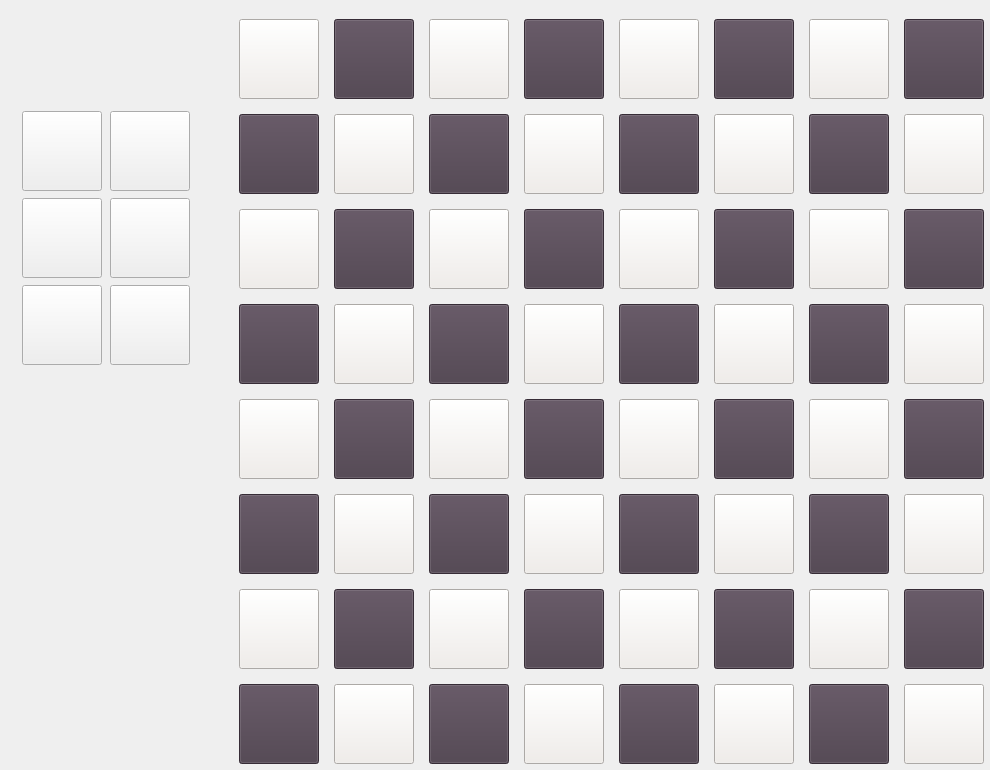
<?xml version="1.0" encoding="UTF-8"?>
<ui version="4.0">
 <class>ChessWindow</class>
 <widget class="QMainWindow" name="ChessWindow">
  <property name="geometry">
   <rect>
    <x>0</x>
    <y>0</y>
    <width>990</width>
    <height>770</height>
   </rect>
  </property>
  <property name="minimumSize">
   <size>
    <width>990</width>
    <height>770</height>
   </size>
  </property>
  <property name="maximumSize">
   <size>
    <width>990</width>
    <height>770</height>
   </size>
  </property>
  <property name="windowTitle">
   <string>let's play chess!</string>
  </property>
  <widget class="QWidget" name="centralwidget">
   <widget class="QWidget" name="gridLayoutWidget">
    <property name="geometry">
     <rect>
      <x>230</x>
      <y>10</y>
      <width>770</width>
      <height>770</height>
     </rect>
    </property>
    <layout class="QGridLayout" name="gridLayout">
     <item row="1" column="3">
      <widget class="QPushButton" name="pushButton13">
       <property name="minimumSize">
        <size>
         <width>80</width>
         <height>80</height>
        </size>
       </property>
       <property name="maximumSize">
        <size>
         <width>80</width>
         <height>80</height>
        </size>
       </property>
       <property name="styleSheet">
        <string notr="true">background-color:rgb(241, 237, 233)</string>
       </property>
       <property name="text">
        <string/>
       </property>
       <property name="checkable">
        <bool>false</bool>
       </property>
      </widget>
     </item>
     <item row="5" column="5">
      <widget class="QPushButton" name="pushButton55">
       <property name="minimumSize">
        <size>
         <width>80</width>
         <height>80</height>
        </size>
       </property>
       <property name="maximumSize">
        <size>
         <width>80</width>
         <height>80</height>
        </size>
       </property>
       <property name="styleSheet">
        <string notr="true">background-color:rgb(241, 237, 233)</string>
       </property>
       <property name="text">
        <string/>
       </property>
       <property name="checkable">
        <bool>false</bool>
       </property>
      </widget>
     </item>
     <item row="1" column="1">
      <widget class="QPushButton" name="pushButton11">
       <property name="minimumSize">
        <size>
         <width>80</width>
         <height>80</height>
        </size>
       </property>
       <property name="maximumSize">
        <size>
         <width>80</width>
         <height>80</height>
        </size>
       </property>
       <property name="styleSheet">
        <string notr="true">background-color:rgb(241, 237, 233)</string>
       </property>
       <property name="text">
        <string/>
       </property>
       <property name="checkable">
        <bool>false</bool>
       </property>
      </widget>
     </item>
     <item row="3" column="2">
      <widget class="QPushButton" name="pushButton32">
       <property name="minimumSize">
        <size>
         <width>80</width>
         <height>80</height>
        </size>
       </property>
       <property name="maximumSize">
        <size>
         <width>80</width>
         <height>80</height>
        </size>
       </property>
       <property name="styleSheet">
        <string notr="true">background-color:rgb(75, 62, 75)</string>
       </property>
       <property name="text">
        <string/>
       </property>
       <property name="checkable">
        <bool>false</bool>
       </property>
      </widget>
     </item>
     <item row="6" column="2">
      <widget class="QPushButton" name="pushButton62">
       <property name="minimumSize">
        <size>
         <width>80</width>
         <height>80</height>
        </size>
       </property>
       <property name="maximumSize">
        <size>
         <width>80</width>
         <height>80</height>
        </size>
       </property>
       <property name="styleSheet">
        <string notr="true">background-color:rgb(241, 237, 233)</string>
       </property>
       <property name="text">
        <string/>
       </property>
       <property name="checkable">
        <bool>false</bool>
       </property>
      </widget>
     </item>
     <item row="7" column="1">
      <widget class="QPushButton" name="pushButton71">
       <property name="minimumSize">
        <size>
         <width>80</width>
         <height>80</height>
        </size>
       </property>
       <property name="maximumSize">
        <size>
         <width>80</width>
         <height>80</height>
        </size>
       </property>
       <property name="styleSheet">
        <string notr="true">background-color:rgb(241, 237, 233)</string>
       </property>
       <property name="text">
        <string/>
       </property>
       <property name="checkable">
        <bool>false</bool>
       </property>
      </widget>
     </item>
     <item row="4" column="5">
      <widget class="QPushButton" name="pushButton45">
       <property name="minimumSize">
        <size>
         <width>80</width>
         <height>80</height>
        </size>
       </property>
       <property name="maximumSize">
        <size>
         <width>80</width>
         <height>80</height>
        </size>
       </property>
       <property name="styleSheet">
        <string notr="true">background-color:rgb(75, 62, 75)</string>
       </property>
       <property name="text">
        <string/>
       </property>
       <property name="checkable">
        <bool>false</bool>
       </property>
      </widget>
     </item>
     <item row="0" column="6">
      <widget class="QPushButton" name="pushButton06">
       <property name="minimumSize">
        <size>
         <width>80</width>
         <height>80</height>
        </size>
       </property>
       <property name="maximumSize">
        <size>
         <width>80</width>
         <height>80</height>
        </size>
       </property>
       <property name="styleSheet">
        <string notr="true">background-color:rgb(241, 237, 233)</string>
       </property>
       <property name="text">
        <string/>
       </property>
       <property name="checkable">
        <bool>false</bool>
       </property>
      </widget>
     </item>
     <item row="5" column="1">
      <widget class="QPushButton" name="pushButton51">
       <property name="minimumSize">
        <size>
         <width>80</width>
         <height>80</height>
        </size>
       </property>
       <property name="maximumSize">
        <size>
         <width>80</width>
         <height>80</height>
        </size>
       </property>
       <property name="styleSheet">
        <string notr="true">background-color:rgb(241, 237, 233)</string>
       </property>
       <property name="text">
        <string/>
       </property>
       <property name="checkable">
        <bool>false</bool>
       </property>
      </widget>
     </item>
     <item row="0" column="2">
      <widget class="QPushButton" name="pushButton02">
       <property name="minimumSize">
        <size>
         <width>80</width>
         <height>80</height>
        </size>
       </property>
       <property name="maximumSize">
        <size>
         <width>80</width>
         <height>80</height>
        </size>
       </property>
       <property name="styleSheet">
        <string notr="true">background-color:rgb(241, 237, 233)</string>
       </property>
       <property name="text">
        <string/>
       </property>
       <property name="checkable">
        <bool>false</bool>
       </property>
      </widget>
     </item>
     <item row="6" column="4">
      <widget class="QPushButton" name="pushButton64">
       <property name="minimumSize">
        <size>
         <width>80</width>
         <height>80</height>
        </size>
       </property>
       <property name="maximumSize">
        <size>
         <width>80</width>
         <height>80</height>
        </size>
       </property>
       <property name="styleSheet">
        <string notr="true">background-color:rgb(241, 237, 233)</string>
       </property>
       <property name="text">
        <string/>
       </property>
       <property name="checkable">
        <bool>false</bool>
       </property>
      </widget>
     </item>
     <item row="0" column="7">
      <widget class="QPushButton" name="pushButton07">
       <property name="minimumSize">
        <size>
         <width>80</width>
         <height>80</height>
        </size>
       </property>
       <property name="maximumSize">
        <size>
         <width>80</width>
         <height>80</height>
        </size>
       </property>
       <property name="styleSheet">
        <string notr="true">background-color:rgb(75, 62, 75)</string>
       </property>
       <property name="text">
        <string/>
       </property>
       <property name="checkable">
        <bool>false</bool>
       </property>
      </widget>
     </item>
     <item row="1" column="6">
      <widget class="QPushButton" name="pushButton16">
       <property name="minimumSize">
        <size>
         <width>80</width>
         <height>80</height>
        </size>
       </property>
       <property name="maximumSize">
        <size>
         <width>80</width>
         <height>80</height>
        </size>
       </property>
       <property name="styleSheet">
        <string notr="true">background-color:rgb(75, 62, 75)</string>
       </property>
       <property name="text">
        <string/>
       </property>
       <property name="checkable">
        <bool>false</bool>
       </property>
      </widget>
     </item>
     <item row="2" column="5">
      <widget class="QPushButton" name="pushButton25">
       <property name="minimumSize">
        <size>
         <width>80</width>
         <height>80</height>
        </size>
       </property>
       <property name="maximumSize">
        <size>
         <width>80</width>
         <height>80</height>
        </size>
       </property>
       <property name="styleSheet">
        <string notr="true">background-color:rgb(75, 62, 75)</string>
       </property>
       <property name="text">
        <string/>
       </property>
       <property name="checkable">
        <bool>false</bool>
       </property>
      </widget>
     </item>
     <item row="4" column="3">
      <widget class="QPushButton" name="pushButton43">
       <property name="minimumSize">
        <size>
         <width>80</width>
         <height>80</height>
        </size>
       </property>
       <property name="maximumSize">
        <size>
         <width>80</width>
         <height>80</height>
        </size>
       </property>
       <property name="styleSheet">
        <string notr="true">background-color:rgb(75, 62, 75)</string>
       </property>
       <property name="text">
        <string/>
       </property>
       <property name="checkable">
        <bool>false</bool>
       </property>
      </widget>
     </item>
     <item row="5" column="0">
      <widget class="QPushButton" name="pushButton50">
       <property name="minimumSize">
        <size>
         <width>80</width>
         <height>80</height>
        </size>
       </property>
       <property name="maximumSize">
        <size>
         <width>80</width>
         <height>80</height>
        </size>
       </property>
       <property name="styleSheet">
        <string notr="true">background-color:rgb(75, 62, 75)</string>
       </property>
       <property name="text">
        <string/>
       </property>
       <property name="checkable">
        <bool>false</bool>
       </property>
      </widget>
     </item>
     <item row="0" column="3">
      <widget class="QPushButton" name="pushButton03">
       <property name="minimumSize">
        <size>
         <width>80</width>
         <height>80</height>
        </size>
       </property>
       <property name="maximumSize">
        <size>
         <width>80</width>
         <height>80</height>
        </size>
       </property>
       <property name="styleSheet">
        <string notr="true">background-color:rgb(75, 62, 75)</string>
       </property>
       <property name="text">
        <string/>
       </property>
       <property name="checkable">
        <bool>false</bool>
       </property>
      </widget>
     </item>
     <item row="2" column="7">
      <widget class="QPushButton" name="pushButton27">
       <property name="minimumSize">
        <size>
         <width>80</width>
         <height>80</height>
        </size>
       </property>
       <property name="maximumSize">
        <size>
         <width>80</width>
         <height>80</height>
        </size>
       </property>
       <property name="styleSheet">
        <string notr="true">background-color:rgb(75, 62, 75)</string>
       </property>
       <property name="text">
        <string/>
       </property>
       <property name="checkable">
        <bool>false</bool>
       </property>
      </widget>
     </item>
     <item row="7" column="2">
      <widget class="QPushButton" name="pushButton72">
       <property name="minimumSize">
        <size>
         <width>80</width>
         <height>80</height>
        </size>
       </property>
       <property name="maximumSize">
        <size>
         <width>80</width>
         <height>80</height>
        </size>
       </property>
       <property name="styleSheet">
        <string notr="true">background-color:rgb(75, 62, 75)</string>
       </property>
       <property name="text">
        <string/>
       </property>
       <property name="checkable">
        <bool>false</bool>
       </property>
      </widget>
     </item>
     <item row="5" column="3">
      <widget class="QPushButton" name="pushButton53">
       <property name="minimumSize">
        <size>
         <width>80</width>
         <height>80</height>
        </size>
       </property>
       <property name="maximumSize">
        <size>
         <width>80</width>
         <height>80</height>
        </size>
       </property>
       <property name="styleSheet">
        <string notr="true">background-color:rgb(241, 237, 233)</string>
       </property>
       <property name="text">
        <string/>
       </property>
       <property name="checkable">
        <bool>false</bool>
       </property>
      </widget>
     </item>
     <item row="0" column="5">
      <widget class="QPushButton" name="pushButton05">
       <property name="minimumSize">
        <size>
         <width>80</width>
         <height>80</height>
        </size>
       </property>
       <property name="maximumSize">
        <size>
         <width>80</width>
         <height>80</height>
        </size>
       </property>
       <property name="styleSheet">
        <string notr="true">background-color:rgb(75, 62, 75)</string>
       </property>
       <property name="text">
        <string/>
       </property>
       <property name="checkable">
        <bool>false</bool>
       </property>
      </widget>
     </item>
     <item row="4" column="7">
      <widget class="QPushButton" name="pushButton47">
       <property name="minimumSize">
        <size>
         <width>80</width>
         <height>80</height>
        </size>
       </property>
       <property name="maximumSize">
        <size>
         <width>80</width>
         <height>80</height>
        </size>
       </property>
       <property name="styleSheet">
        <string notr="true">background-color:rgb(75, 62, 75)</string>
       </property>
       <property name="text">
        <string/>
       </property>
       <property name="checkable">
        <bool>false</bool>
       </property>
      </widget>
     </item>
     <item row="3" column="1">
      <widget class="QPushButton" name="pushButton31">
       <property name="minimumSize">
        <size>
         <width>80</width>
         <height>80</height>
        </size>
       </property>
       <property name="maximumSize">
        <size>
         <width>80</width>
         <height>80</height>
        </size>
       </property>
       <property name="styleSheet">
        <string notr="true">background-color:rgb(241, 237, 233)</string>
       </property>
       <property name="text">
        <string/>
       </property>
       <property name="checkable">
        <bool>false</bool>
       </property>
      </widget>
     </item>
     <item row="2" column="2">
      <widget class="QPushButton" name="pushButton22">
       <property name="minimumSize">
        <size>
         <width>80</width>
         <height>80</height>
        </size>
       </property>
       <property name="maximumSize">
        <size>
         <width>80</width>
         <height>80</height>
        </size>
       </property>
       <property name="styleSheet">
        <string notr="true">background-color:rgb(241, 237, 233)</string>
       </property>
       <property name="text">
        <string/>
       </property>
       <property name="checkable">
        <bool>false</bool>
       </property>
      </widget>
     </item>
     <item row="5" column="6">
      <widget class="QPushButton" name="pushButton56">
       <property name="minimumSize">
        <size>
         <width>80</width>
         <height>80</height>
        </size>
       </property>
       <property name="maximumSize">
        <size>
         <width>80</width>
         <height>80</height>
        </size>
       </property>
       <property name="styleSheet">
        <string notr="true">background-color:rgb(75, 62, 75)</string>
       </property>
       <property name="text">
        <string/>
       </property>
       <property name="checkable">
        <bool>false</bool>
       </property>
      </widget>
     </item>
     <item row="6" column="5">
      <widget class="QPushButton" name="pushButton65">
       <property name="minimumSize">
        <size>
         <width>80</width>
         <height>80</height>
        </size>
       </property>
       <property name="maximumSize">
        <size>
         <width>80</width>
         <height>80</height>
        </size>
       </property>
       <property name="styleSheet">
        <string notr="true">background-color:rgb(75, 62, 75)</string>
       </property>
       <property name="text">
        <string/>
       </property>
       <property name="checkable">
        <bool>false</bool>
       </property>
      </widget>
     </item>
     <item row="6" column="0">
      <widget class="QPushButton" name="pushButton60">
       <property name="minimumSize">
        <size>
         <width>80</width>
         <height>80</height>
        </size>
       </property>
       <property name="maximumSize">
        <size>
         <width>80</width>
         <height>80</height>
        </size>
       </property>
       <property name="styleSheet">
        <string notr="true">background-color:rgb(241, 237, 233)</string>
       </property>
       <property name="text">
        <string/>
       </property>
       <property name="checkable">
        <bool>false</bool>
       </property>
      </widget>
     </item>
     <item row="4" column="0">
      <widget class="QPushButton" name="pushButton40">
       <property name="minimumSize">
        <size>
         <width>80</width>
         <height>80</height>
        </size>
       </property>
       <property name="maximumSize">
        <size>
         <width>80</width>
         <height>80</height>
        </size>
       </property>
       <property name="styleSheet">
        <string notr="true">background-color:rgb(241, 237, 233)</string>
       </property>
       <property name="text">
        <string/>
       </property>
       <property name="checkable">
        <bool>false</bool>
       </property>
      </widget>
     </item>
     <item row="2" column="0">
      <widget class="QPushButton" name="pushButton20">
       <property name="minimumSize">
        <size>
         <width>80</width>
         <height>80</height>
        </size>
       </property>
       <property name="maximumSize">
        <size>
         <width>80</width>
         <height>80</height>
        </size>
       </property>
       <property name="styleSheet">
        <string notr="true">background-color:rgb(241, 237, 233)</string>
       </property>
       <property name="text">
        <string/>
       </property>
       <property name="checkable">
        <bool>false</bool>
       </property>
      </widget>
     </item>
     <item row="5" column="2">
      <widget class="QPushButton" name="pushButton52">
       <property name="minimumSize">
        <size>
         <width>80</width>
         <height>80</height>
        </size>
       </property>
       <property name="maximumSize">
        <size>
         <width>80</width>
         <height>80</height>
        </size>
       </property>
       <property name="styleSheet">
        <string notr="true">background-color:rgb(75, 62, 75)</string>
       </property>
       <property name="text">
        <string/>
       </property>
       <property name="checkable">
        <bool>false</bool>
       </property>
      </widget>
     </item>
     <item row="1" column="0">
      <widget class="QPushButton" name="pushButton10">
       <property name="minimumSize">
        <size>
         <width>80</width>
         <height>80</height>
        </size>
       </property>
       <property name="maximumSize">
        <size>
         <width>80</width>
         <height>80</height>
        </size>
       </property>
       <property name="styleSheet">
        <string notr="true">background-color:rgb(75, 62, 75)</string>
       </property>
       <property name="text">
        <string/>
       </property>
       <property name="checkable">
        <bool>false</bool>
       </property>
      </widget>
     </item>
     <item row="7" column="3">
      <widget class="QPushButton" name="pushButton73">
       <property name="minimumSize">
        <size>
         <width>80</width>
         <height>80</height>
        </size>
       </property>
       <property name="maximumSize">
        <size>
         <width>80</width>
         <height>80</height>
        </size>
       </property>
       <property name="styleSheet">
        <string notr="true">background-color:rgb(241, 237, 233)</string>
       </property>
       <property name="text">
        <string/>
       </property>
       <property name="checkable">
        <bool>false</bool>
       </property>
      </widget>
     </item>
     <item row="2" column="1">
      <widget class="QPushButton" name="pushButton21">
       <property name="minimumSize">
        <size>
         <width>80</width>
         <height>80</height>
        </size>
       </property>
       <property name="maximumSize">
        <size>
         <width>80</width>
         <height>80</height>
        </size>
       </property>
       <property name="styleSheet">
        <string notr="true">background-color:rgb(75, 62, 75)</string>
       </property>
       <property name="text">
        <string/>
       </property>
       <property name="checkable">
        <bool>false</bool>
       </property>
      </widget>
     </item>
     <item row="6" column="6">
      <widget class="QPushButton" name="pushButton66">
       <property name="minimumSize">
        <size>
         <width>80</width>
         <height>80</height>
        </size>
       </property>
       <property name="maximumSize">
        <size>
         <width>80</width>
         <height>80</height>
        </size>
       </property>
       <property name="styleSheet">
        <string notr="true">background-color:rgb(241, 237, 233)</string>
       </property>
       <property name="text">
        <string/>
       </property>
       <property name="checkable">
        <bool>false</bool>
       </property>
      </widget>
     </item>
     <item row="1" column="4">
      <widget class="QPushButton" name="pushButton14">
       <property name="minimumSize">
        <size>
         <width>80</width>
         <height>80</height>
        </size>
       </property>
       <property name="maximumSize">
        <size>
         <width>80</width>
         <height>80</height>
        </size>
       </property>
       <property name="styleSheet">
        <string notr="true">background-color:rgb(75, 62, 75)</string>
       </property>
       <property name="text">
        <string/>
       </property>
       <property name="checkable">
        <bool>false</bool>
       </property>
      </widget>
     </item>
     <item row="7" column="5">
      <widget class="QPushButton" name="pushButton75">
       <property name="minimumSize">
        <size>
         <width>80</width>
         <height>80</height>
        </size>
       </property>
       <property name="maximumSize">
        <size>
         <width>80</width>
         <height>80</height>
        </size>
       </property>
       <property name="styleSheet">
        <string notr="true">background-color:rgb(241, 237, 233)</string>
       </property>
       <property name="text">
        <string/>
       </property>
       <property name="checkable">
        <bool>false</bool>
       </property>
      </widget>
     </item>
     <item row="6" column="3">
      <widget class="QPushButton" name="pushButton63">
       <property name="minimumSize">
        <size>
         <width>80</width>
         <height>80</height>
        </size>
       </property>
       <property name="maximumSize">
        <size>
         <width>80</width>
         <height>80</height>
        </size>
       </property>
       <property name="styleSheet">
        <string notr="true">background-color:rgb(75, 62, 75)</string>
       </property>
       <property name="text">
        <string/>
       </property>
       <property name="checkable">
        <bool>false</bool>
       </property>
      </widget>
     </item>
     <item row="0" column="4">
      <widget class="QPushButton" name="pushButton04">
       <property name="minimumSize">
        <size>
         <width>80</width>
         <height>80</height>
        </size>
       </property>
       <property name="maximumSize">
        <size>
         <width>80</width>
         <height>80</height>
        </size>
       </property>
       <property name="styleSheet">
        <string notr="true">background-color:rgb(241, 237, 233)</string>
       </property>
       <property name="text">
        <string/>
       </property>
       <property name="checkable">
        <bool>false</bool>
       </property>
      </widget>
     </item>
     <item row="1" column="7">
      <widget class="QPushButton" name="pushButton17">
       <property name="minimumSize">
        <size>
         <width>80</width>
         <height>80</height>
        </size>
       </property>
       <property name="maximumSize">
        <size>
         <width>80</width>
         <height>80</height>
        </size>
       </property>
       <property name="styleSheet">
        <string notr="true">background-color:rgb(241, 237, 233)</string>
       </property>
       <property name="text">
        <string/>
       </property>
       <property name="checkable">
        <bool>false</bool>
       </property>
      </widget>
     </item>
     <item row="7" column="0">
      <widget class="QPushButton" name="pushButton70">
       <property name="minimumSize">
        <size>
         <width>80</width>
         <height>80</height>
        </size>
       </property>
       <property name="maximumSize">
        <size>
         <width>80</width>
         <height>80</height>
        </size>
       </property>
       <property name="styleSheet">
        <string notr="true">background-color:rgb(75, 62, 75)</string>
       </property>
       <property name="text">
        <string/>
       </property>
       <property name="checkable">
        <bool>false</bool>
       </property>
      </widget>
     </item>
     <item row="6" column="1">
      <widget class="QPushButton" name="pushButton61">
       <property name="minimumSize">
        <size>
         <width>80</width>
         <height>80</height>
        </size>
       </property>
       <property name="maximumSize">
        <size>
         <width>80</width>
         <height>80</height>
        </size>
       </property>
       <property name="styleSheet">
        <string notr="true">background-color:rgb(75, 62, 75)</string>
       </property>
       <property name="text">
        <string/>
       </property>
       <property name="checkable">
        <bool>false</bool>
       </property>
      </widget>
     </item>
     <item row="2" column="6">
      <widget class="QPushButton" name="pushButton26">
       <property name="minimumSize">
        <size>
         <width>80</width>
         <height>80</height>
        </size>
       </property>
       <property name="maximumSize">
        <size>
         <width>80</width>
         <height>80</height>
        </size>
       </property>
       <property name="styleSheet">
        <string notr="true">background-color:rgb(241, 237, 233)</string>
       </property>
       <property name="text">
        <string/>
       </property>
       <property name="checkable">
        <bool>false</bool>
       </property>
      </widget>
     </item>
     <item row="3" column="5">
      <widget class="QPushButton" name="pushButton35">
       <property name="minimumSize">
        <size>
         <width>80</width>
         <height>80</height>
        </size>
       </property>
       <property name="maximumSize">
        <size>
         <width>80</width>
         <height>80</height>
        </size>
       </property>
       <property name="styleSheet">
        <string notr="true">background-color:rgb(241, 237, 233)</string>
       </property>
       <property name="text">
        <string/>
       </property>
       <property name="checkable">
        <bool>false</bool>
       </property>
      </widget>
     </item>
     <item row="1" column="5">
      <widget class="QPushButton" name="pushButton15">
       <property name="minimumSize">
        <size>
         <width>80</width>
         <height>80</height>
        </size>
       </property>
       <property name="maximumSize">
        <size>
         <width>80</width>
         <height>80</height>
        </size>
       </property>
       <property name="styleSheet">
        <string notr="true">background-color:rgb(241, 237, 233)</string>
       </property>
       <property name="text">
        <string/>
       </property>
       <property name="checkable">
        <bool>false</bool>
       </property>
      </widget>
     </item>
     <item row="0" column="1">
      <widget class="QPushButton" name="pushButton01">
       <property name="minimumSize">
        <size>
         <width>80</width>
         <height>80</height>
        </size>
       </property>
       <property name="maximumSize">
        <size>
         <width>80</width>
         <height>80</height>
        </size>
       </property>
       <property name="styleSheet">
        <string notr="true">background-color:rgb(75, 62, 75)</string>
       </property>
       <property name="text">
        <string/>
       </property>
       <property name="checkable">
        <bool>false</bool>
       </property>
      </widget>
     </item>
     <item row="3" column="6">
      <widget class="QPushButton" name="pushButton36">
       <property name="minimumSize">
        <size>
         <width>80</width>
         <height>80</height>
        </size>
       </property>
       <property name="maximumSize">
        <size>
         <width>80</width>
         <height>80</height>
        </size>
       </property>
       <property name="styleSheet">
        <string notr="true">background-color:rgb(75, 62, 75)</string>
       </property>
       <property name="text">
        <string/>
       </property>
       <property name="checkable">
        <bool>false</bool>
       </property>
      </widget>
     </item>
     <item row="4" column="1">
      <widget class="QPushButton" name="pushButton41">
       <property name="minimumSize">
        <size>
         <width>80</width>
         <height>80</height>
        </size>
       </property>
       <property name="maximumSize">
        <size>
         <width>80</width>
         <height>80</height>
        </size>
       </property>
       <property name="styleSheet">
        <string notr="true">background-color:rgb(75, 62, 75)</string>
       </property>
       <property name="text">
        <string/>
       </property>
       <property name="checkable">
        <bool>false</bool>
       </property>
      </widget>
     </item>
     <item row="5" column="4">
      <widget class="QPushButton" name="pushButton54">
       <property name="minimumSize">
        <size>
         <width>80</width>
         <height>80</height>
        </size>
       </property>
       <property name="maximumSize">
        <size>
         <width>80</width>
         <height>80</height>
        </size>
       </property>
       <property name="styleSheet">
        <string notr="true">background-color:rgb(75, 62, 75)</string>
       </property>
       <property name="text">
        <string/>
       </property>
       <property name="checkable">
        <bool>false</bool>
       </property>
      </widget>
     </item>
     <item row="3" column="4">
      <widget class="QPushButton" name="pushButton34">
       <property name="minimumSize">
        <size>
         <width>80</width>
         <height>80</height>
        </size>
       </property>
       <property name="maximumSize">
        <size>
         <width>80</width>
         <height>80</height>
        </size>
       </property>
       <property name="styleSheet">
        <string notr="true">background-color:rgb(75, 62, 75)</string>
       </property>
       <property name="text">
        <string/>
       </property>
       <property name="checkable">
        <bool>false</bool>
       </property>
      </widget>
     </item>
     <item row="1" column="2">
      <widget class="QPushButton" name="pushButton12">
       <property name="minimumSize">
        <size>
         <width>80</width>
         <height>80</height>
        </size>
       </property>
       <property name="maximumSize">
        <size>
         <width>80</width>
         <height>80</height>
        </size>
       </property>
       <property name="styleSheet">
        <string notr="true">background-color:rgb(75, 62, 75)</string>
       </property>
       <property name="text">
        <string/>
       </property>
       <property name="checkable">
        <bool>false</bool>
       </property>
      </widget>
     </item>
     <item row="6" column="7">
      <widget class="QPushButton" name="pushButton67">
       <property name="minimumSize">
        <size>
         <width>80</width>
         <height>80</height>
        </size>
       </property>
       <property name="maximumSize">
        <size>
         <width>80</width>
         <height>80</height>
        </size>
       </property>
       <property name="styleSheet">
        <string notr="true">background-color:rgb(75, 62, 75)</string>
       </property>
       <property name="text">
        <string/>
       </property>
       <property name="checkable">
        <bool>false</bool>
       </property>
      </widget>
     </item>
     <item row="0" column="0">
      <widget class="QPushButton" name="pushButton00">
       <property name="minimumSize">
        <size>
         <width>80</width>
         <height>80</height>
        </size>
       </property>
       <property name="maximumSize">
        <size>
         <width>80</width>
         <height>80</height>
        </size>
       </property>
       <property name="styleSheet">
        <string notr="true">background-color:rgb(241, 237, 233)</string>
       </property>
       <property name="text">
        <string/>
       </property>
       <property name="checkable">
        <bool>false</bool>
       </property>
      </widget>
     </item>
     <item row="3" column="7">
      <widget class="QPushButton" name="pushButton37">
       <property name="minimumSize">
        <size>
         <width>80</width>
         <height>80</height>
        </size>
       </property>
       <property name="maximumSize">
        <size>
         <width>80</width>
         <height>80</height>
        </size>
       </property>
       <property name="styleSheet">
        <string notr="true">background-color:rgb(241, 237, 233)</string>
       </property>
       <property name="text">
        <string/>
       </property>
       <property name="checkable">
        <bool>false</bool>
       </property>
      </widget>
     </item>
     <item row="4" column="2">
      <widget class="QPushButton" name="pushButton42">
       <property name="minimumSize">
        <size>
         <width>80</width>
         <height>80</height>
        </size>
       </property>
       <property name="maximumSize">
        <size>
         <width>80</width>
         <height>80</height>
        </size>
       </property>
       <property name="styleSheet">
        <string notr="true">background-color:rgb(241, 237, 233)</string>
       </property>
       <property name="text">
        <string/>
       </property>
       <property name="checkable">
        <bool>false</bool>
       </property>
      </widget>
     </item>
     <item row="7" column="6">
      <widget class="QPushButton" name="pushButton76">
       <property name="minimumSize">
        <size>
         <width>80</width>
         <height>80</height>
        </size>
       </property>
       <property name="maximumSize">
        <size>
         <width>80</width>
         <height>80</height>
        </size>
       </property>
       <property name="styleSheet">
        <string notr="true">background-color:rgb(75, 62, 75)</string>
       </property>
       <property name="text">
        <string/>
       </property>
       <property name="checkable">
        <bool>false</bool>
       </property>
      </widget>
     </item>
     <item row="7" column="4">
      <widget class="QPushButton" name="pushButton74">
       <property name="minimumSize">
        <size>
         <width>80</width>
         <height>80</height>
        </size>
       </property>
       <property name="maximumSize">
        <size>
         <width>80</width>
         <height>80</height>
        </size>
       </property>
       <property name="styleSheet">
        <string notr="true">background-color:rgb(75, 62, 75)</string>
       </property>
       <property name="text">
        <string/>
       </property>
       <property name="checkable">
        <bool>false</bool>
       </property>
      </widget>
     </item>
     <item row="2" column="3">
      <widget class="QPushButton" name="pushButton23">
       <property name="minimumSize">
        <size>
         <width>80</width>
         <height>80</height>
        </size>
       </property>
       <property name="maximumSize">
        <size>
         <width>80</width>
         <height>80</height>
        </size>
       </property>
       <property name="styleSheet">
        <string notr="true">background-color:rgb(75, 62, 75)</string>
       </property>
       <property name="text">
        <string/>
       </property>
       <property name="checkable">
        <bool>false</bool>
       </property>
      </widget>
     </item>
     <item row="3" column="3">
      <widget class="QPushButton" name="pushButton33">
       <property name="minimumSize">
        <size>
         <width>80</width>
         <height>80</height>
        </size>
       </property>
       <property name="maximumSize">
        <size>
         <width>80</width>
         <height>80</height>
        </size>
       </property>
       <property name="styleSheet">
        <string notr="true">background-color:rgb(241, 237, 233)</string>
       </property>
       <property name="text">
        <string/>
       </property>
       <property name="checkable">
        <bool>false</bool>
       </property>
      </widget>
     </item>
     <item row="5" column="7">
      <widget class="QPushButton" name="pushButton57">
       <property name="minimumSize">
        <size>
         <width>80</width>
         <height>80</height>
        </size>
       </property>
       <property name="maximumSize">
        <size>
         <width>80</width>
         <height>80</height>
        </size>
       </property>
       <property name="styleSheet">
        <string notr="true">background-color:rgb(241, 237, 233)</string>
       </property>
       <property name="text">
        <string/>
       </property>
       <property name="checkable">
        <bool>false</bool>
       </property>
      </widget>
     </item>
     <item row="3" column="0">
      <widget class="QPushButton" name="pushButton30">
       <property name="minimumSize">
        <size>
         <width>80</width>
         <height>80</height>
        </size>
       </property>
       <property name="maximumSize">
        <size>
         <width>80</width>
         <height>80</height>
        </size>
       </property>
       <property name="styleSheet">
        <string notr="true">background-color:rgb(75, 62, 75)</string>
       </property>
       <property name="text">
        <string/>
       </property>
       <property name="checkable">
        <bool>false</bool>
       </property>
      </widget>
     </item>
     <item row="4" column="4">
      <widget class="QPushButton" name="pushButton44">
       <property name="minimumSize">
        <size>
         <width>80</width>
         <height>80</height>
        </size>
       </property>
       <property name="maximumSize">
        <size>
         <width>80</width>
         <height>80</height>
        </size>
       </property>
       <property name="styleSheet">
        <string notr="true">background-color:rgb(241, 237, 233)</string>
       </property>
       <property name="text">
        <string/>
       </property>
       <property name="checkable">
        <bool>false</bool>
       </property>
      </widget>
     </item>
     <item row="2" column="4">
      <widget class="QPushButton" name="pushButton24">
       <property name="minimumSize">
        <size>
         <width>80</width>
         <height>80</height>
        </size>
       </property>
       <property name="maximumSize">
        <size>
         <width>80</width>
         <height>80</height>
        </size>
       </property>
       <property name="styleSheet">
        <string notr="true">background-color:rgb(241, 237, 233)</string>
       </property>
       <property name="text">
        <string/>
       </property>
       <property name="checkable">
        <bool>false</bool>
       </property>
      </widget>
     </item>
     <item row="4" column="6">
      <widget class="QPushButton" name="pushButton46">
       <property name="minimumSize">
        <size>
         <width>80</width>
         <height>80</height>
        </size>
       </property>
       <property name="maximumSize">
        <size>
         <width>80</width>
         <height>80</height>
        </size>
       </property>
       <property name="styleSheet">
        <string notr="true">background-color:rgb(241, 237, 233)</string>
       </property>
       <property name="text">
        <string/>
       </property>
       <property name="checkable">
        <bool>false</bool>
       </property>
      </widget>
     </item>
     <item row="7" column="7">
      <widget class="QPushButton" name="pushButton77">
       <property name="minimumSize">
        <size>
         <width>80</width>
         <height>80</height>
        </size>
       </property>
       <property name="maximumSize">
        <size>
         <width>80</width>
         <height>80</height>
        </size>
       </property>
       <property name="styleSheet">
        <string notr="true">background-color:rgb(241, 237, 233)</string>
       </property>
       <property name="text">
        <string/>
       </property>
       <property name="checkable">
        <bool>false</bool>
       </property>
      </widget>
     </item>
    </layout>
   </widget>
   <widget class="QWidget" name="horizontalLayoutWidget">
    <property name="geometry">
     <rect>
      <x>20</x>
      <y>110</y>
      <width>172</width>
      <height>256</height>
     </rect>
    </property>
    <layout class="QHBoxLayout" name="horizontalLayout_3">
     <item>
      <layout class="QVBoxLayout" name="verticalLayout_3">
       <item>
        <widget class="QPushButton" name="pieceChoice1">
         <property name="minimumSize">
          <size>
           <width>80</width>
           <height>80</height>
          </size>
         </property>
         <property name="maximumSize">
          <size>
           <width>80</width>
           <height>80</height>
          </size>
         </property>
         <property name="styleSheet">
          <string notr="true"/>
         </property>
         <property name="text">
          <string/>
         </property>
         <property name="checkable">
          <bool>false</bool>
         </property>
        </widget>
       </item>
       <item>
        <widget class="QPushButton" name="pieceChoice2">
         <property name="minimumSize">
          <size>
           <width>80</width>
           <height>80</height>
          </size>
         </property>
         <property name="maximumSize">
          <size>
           <width>80</width>
           <height>80</height>
          </size>
         </property>
         <property name="styleSheet">
          <string notr="true"/>
         </property>
         <property name="text">
          <string/>
         </property>
         <property name="checkable">
          <bool>false</bool>
         </property>
        </widget>
       </item>
       <item>
        <widget class="QPushButton" name="pieceChoice3">
         <property name="minimumSize">
          <size>
           <width>80</width>
           <height>80</height>
          </size>
         </property>
         <property name="maximumSize">
          <size>
           <width>80</width>
           <height>80</height>
          </size>
         </property>
         <property name="styleSheet">
          <string notr="true"/>
         </property>
         <property name="text">
          <string/>
         </property>
         <property name="checkable">
          <bool>false</bool>
         </property>
        </widget>
       </item>
      </layout>
     </item>
     <item>
      <layout class="QVBoxLayout" name="verticalLayout">
       <item>
        <widget class="QPushButton" name="pieceChoice4">
         <property name="minimumSize">
          <size>
           <width>80</width>
           <height>80</height>
          </size>
         </property>
         <property name="maximumSize">
          <size>
           <width>80</width>
           <height>80</height>
          </size>
         </property>
         <property name="styleSheet">
          <string notr="true"/>
         </property>
         <property name="text">
          <string/>
         </property>
         <property name="checkable">
          <bool>false</bool>
         </property>
        </widget>
       </item>
       <item>
        <widget class="QPushButton" name="pieceChoice5">
         <property name="minimumSize">
          <size>
           <width>80</width>
           <height>80</height>
          </size>
         </property>
         <property name="maximumSize">
          <size>
           <width>80</width>
           <height>80</height>
          </size>
         </property>
         <property name="styleSheet">
          <string notr="true"/>
         </property>
         <property name="text">
          <string/>
         </property>
         <property name="checkable">
          <bool>false</bool>
         </property>
        </widget>
       </item>
       <item>
        <widget class="QPushButton" name="pushButton00_13">
         <property name="minimumSize">
          <size>
           <width>80</width>
           <height>80</height>
          </size>
         </property>
         <property name="maximumSize">
          <size>
           <width>80</width>
           <height>80</height>
          </size>
         </property>
         <property name="styleSheet">
          <string notr="true"/>
         </property>
         <property name="text">
          <string/>
         </property>
         <property name="checkable">
          <bool>false</bool>
         </property>
        </widget>
       </item>
      </layout>
     </item>
    </layout>
   </widget>
  </widget>
 </widget>
 <resources/>
 <connections/>
</ui>
